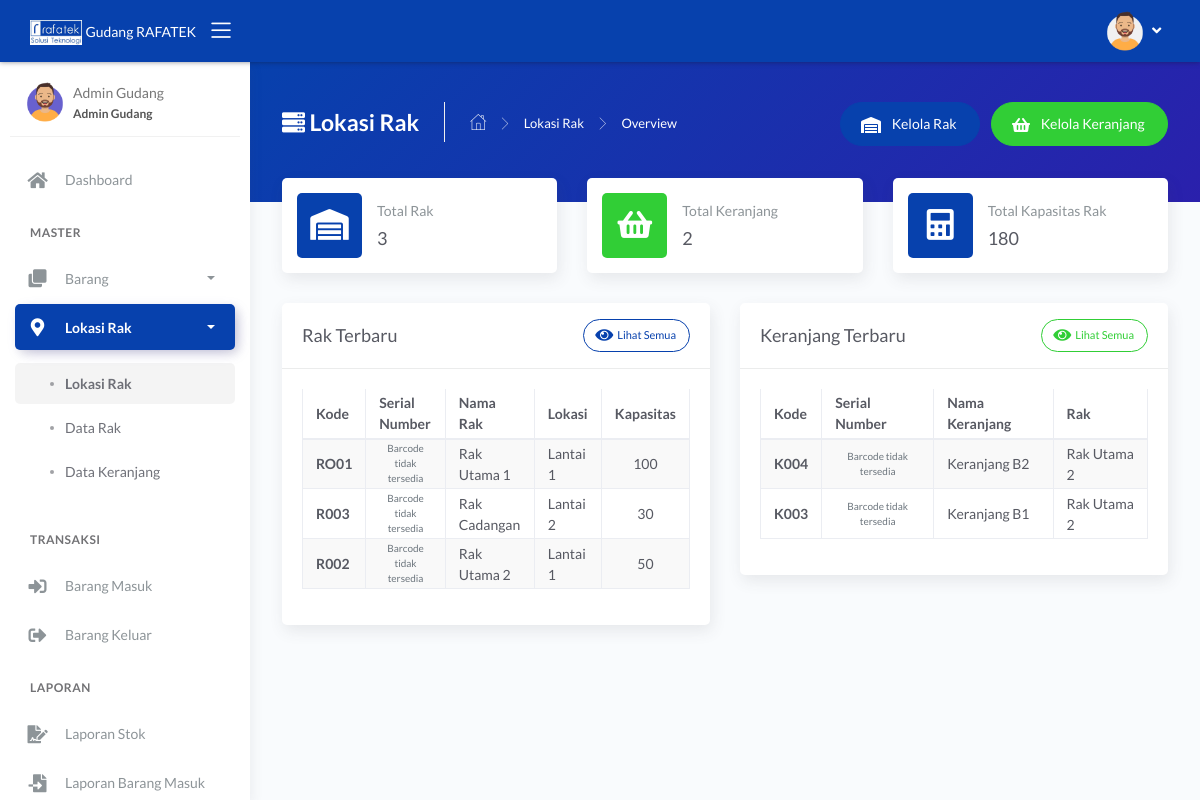
/main.php?module=lokasi_rak (signed in), run on the app's committed database.
### tables this page shows
CREATE TABLE `tbl_rak` (
  `id_rak` int NOT NULL,
  `kode_rak` varchar(10) NOT NULL,
  `nama_rak` varchar(100) NOT NULL,
  `lokasi` varchar(200) DEFAULT NULL,
  `kapasitas` int DEFAULT '0',
  `keterangan` text
);

CREATE TABLE `tbl_keranjang` (
  `id_keranjang` int NOT NULL,
  `kode_keranjang` varchar(10) NOT NULL,
  `nama_keranjang` varchar(100) NOT NULL,
  `id_rak` int DEFAULT NULL,
  `kapasitas` int DEFAULT '0',
  `kondisi` varchar(50) DEFAULT 'Baik',
  `keterangan` text
);

### modules/lokasi_rak/tampil_data.php (the view, shortened to what this page needs)
<?php
if (basename($_SERVER['PHP_SELF']) === basename(__FILE__)) {
  header('location: 404.html');
}
else {
?>
  <div class="panel-header bg-secondary-gradient">
    <div class="page-inner py-45">
      <div class="d-flex align-items-left align-items-md-top flex-column flex-md-row">
        <div class="page-header text-white">
          <h4 class="page-title text-white"><i class="fas fa-server"></i> Lokasi Rak</h4>
          <ul class="breadcrumbs">
            <li class="nav-home"><a href="?module=dashboard"><i class="flaticon-home text-white"></i></a></li>
            <li class="separator"><i class="flaticon-right-arrow"></i></li>
            <li class="nav-item"><a href="?module=lokasi_rak" class="text-white">Lokasi Rak</a></li>
            <li class="separator"><i class="flaticon-right-arrow"></i></li>
            <li class="nav-item"><a>Overview</a></li>
          </ul>
        </div>
        <div class="ml-md-auto py-2 py-md-0">
          <a href="?module=rak" class="btn btn-secondary btn-round mr-2">
            <span class="btn-label"><i class="fas fa-warehouse mr-2"></i></span> Kelola Rak
          </a>
          <a href="?module=keranjang" class="btn btn-success btn-round">
            <span class="btn-label"><i class="fas fa-shopping-basket mr-2"></i></span> Kelola Keranjang
          </a>
        </div>
      </div>
    </div>
  </div>
  <div class="page-inner mt--5">
    <div class="row justify-content-center">
      <div class="col-sm-6 col-md-4">
        <div class="card card-stats card-round">
          <div class="card-body">
            <div class="row align-items-center">
              <div class="col-icon">
                <div class="icon-big text-center icon-primary bubble-shadow-small">
                  <i class="fas fa-warehouse"></i>
                </div>
              </div>
              <div class="col col-stats ml-3 ml-sm-0">
                <div class="numbers">
                  <p class="card-category">Total Rak</p>
                  <h4 class="card-title">
                    <?php
                    $query_rak = mysqli_query($mysqli, "SELECT COUNT(*) as total FROM tbl_rak") or die('Ada kesalahan pada query : ' . mysqli_error($mysqli));
                    $total_rak = mysqli_fetch_assoc($query_rak)['total'];
                    echo $total_rak;
                    ?>
                  </h4>
                </div>
              </div>
            </div>
          </div>
        </div>
      </div>
      <div class="col-sm-6 col-md-4">
        <div class="card card-stats card-round">
          <div class="card-body">
            <div class="row align-items-center">
              <div class="col-icon">
                <div class="icon-big text-center icon-success bubble-shadow-small">
                  <i class="fas fa-shopping-basket"></i>
                </div>
              </div>
              <div class="col col-stats ml-3 ml-sm-0">
                <div class="numbers">
                  <p class="card-category">Total Keranjang</p>
                  <h4 class="card-title">
                    <?php
                    $query_keranjang = mysqli_query($mysqli, "SELECT COUNT(*) as total FROM tbl_keranjang") or die('Ada kesalahan pada query : ' . mysqli_error($mysqli));
                    $total_keranjang = mysqli_fetch_assoc($query_keranjang)['total'];
                    echo $total_keranjang;
                    ?>
                  </h4>
                </div>
              </div>
            </div>
          </div>
        </div>
      </div>
      <div class="col-sm-6 col-md-4">
        <div class="card card-stats card-round">
          <div class="card-body">
            <div class="row align-items-center">
              <div class="col-icon">
                <div class="icon-big text-center icon-info bubble-shadow-small">
                  <i class="fas fa-calculator"></i>
                </div>
              </div>
              <div class="col col-stats ml-3 ml-sm-0">
                <div class="numbers">
                  <p class="card-category">Total Kapasitas Rak</p>
                  <h4 class="card-title">
                    <?php
                    $query_kapasitas = mysqli_query($mysqli, "SELECT SUM(kapasitas) as total FROM tbl_rak") or die('Ada kesalahan pada query : ' . mysqli_error($mysqli));
                    $total_kapasitas = mysqli_fetch_assoc($query_kapasitas)['total'] ?? 0;
                    echo $total_kapasitas;
                    ?>
                  </h4>
                </div>
              </div>
            </div>
          </div>
        </div>
      </div>
    </div>
    <div class="row">
      <div class="col-md-6">
        <div class="card">
          <div class="card-header">
            <div class="card-head-row">
              <div class="card-title">Rak Terbaru</div>
              <div class="card-tools">
                <a href="?module=rak" class="btn btn-info btn-border btn-round btn-sm">
                  <span class="btn-label"><i class="fa fa-eye"></i></span> Lihat Semua
                </a>
              </div>
            </div>
          </div>
          <div class="card-body">
            <div class="table-responsive">
              <table class="table table-bordered table-striped">
                <thead>
                  <tr>
                    <th>Kode</th>
                    <th>Serial Number</th>
                    <th>Nama Rak</th>
                    <th>Lokasi</th>
                    <th>Kapasitas</th>
                  </tr>
                </thead>
                <tbody>
                  <?php
                  $query_rak_recent = mysqli_query($mysqli, "SELECT * FROM tbl_rak ORDER BY id_rak DESC LIMIT 5")
                                                   or die('Ada kesalahan pada query tampil data rak : ' . mysqli_error($mysqli));
                  while ($data_rak = mysqli_fetch_assoc($query_rak_recent)) { ?>
                    <tr>
                      <td><strong><?php echo $data_rak['kode_rak']; ?></strong></td>
                      <td class="text-center">
                        <div class="d-flex justify-content-center">
                          <small class="text-muted" style="display: none; font-size: 10px;">Barcode tidak tersedia</small>
                        </div>
                      </td>
                      <td><?php echo $data_rak['nama_rak']; ?></td>
                      <td><?php echo $data_rak['lokasi'] ?: '-'; ?></td>
                      <td class="text-center"><?php echo $data_rak['kapasitas']; ?></td>
                    </tr>
                  <?php } ?>
                </tbody>
              </table>
            </div>
          </div>
        </div>
      </div>
      <div class="col-md-6">
        <div class="card">
          <div class="card-header">
            <div class="card-head-row">
              <div class="card-title">Keranjang Terbaru</div>
              <div class="card-tools">
                <a href="?module=keranjang" class="btn btn-success btn-border btn-round btn-sm">
                  <span class="btn-label"><i class="fa fa-eye"></i></span> Lihat Semua
                </a>
              </div>
            </div>
          </div>
          <div class="card-body">
            <div class="table-responsive">
              <table class="table table-bordered table-striped">
                <thead>
                  <tr>
                    <th>Kode</th>
                    <th>Serial Number</th>
                    <th>Nama Keranjang</th>
                    <th>Rak</th>
                  </tr>
                </thead>
                <tbody>
                  <?php
                  $query_keranjang_recent = mysqli_query($mysqli, "SELECT k.*, r.nama_rak
                                                                  FROM tbl_keranjang k
                                                                  LEFT JOIN tbl_rak r ON k.id_rak = r.id_rak
                                                                  ORDER BY k.id_keranjang DESC LIMIT 5")
                                                         or die('Ada kesalahan pada query tampil data keranjang : ' . mysqli_error($mysqli));
                  while ($data_keranjang = mysqli_fetch_assoc($query_keranjang_recent)) { ?>
                    <tr>
                      <td><strong><?php echo $data_keranjang['kode_keranjang']; ?></strong></td>
                      <td class="text-center">
                        <div class="d-flex justify-content-center">
                          <small class="text-muted" style="display: none; font-size: 10px;">Barcode tidak tersedia</small>
                        </div>
                      </td>
                      <td><?php echo $data_keranjang['nama_keranjang']; ?></td>
                      <td><?php echo $data_keranjang['nama_rak'] ?: '-'; ?></td>
                    </tr>
                  <?php } ?>
                </tbody>
              </table>
            </div>
          </div>
        </div>
      </div>
    </div>
  </div>
<?php } ?>

### data on the page
tbl_rak: kode_rak "RO01", nama_rak "Rak Utama 1", lokasi "Lantai 1", kapasitas "100"
tbl_rak: kode_rak "R003", nama_rak "Rak Cadangan", lokasi "Lantai 2", kapasitas "30"
tbl_rak: kode_rak "R002", nama_rak "Rak Utama 2", lokasi "Lantai 1", kapasitas "50"
tbl_keranjang: kode_keranjang "K004", nama_keranjang "Keranjang B2", id_rak.nama_rak "Rak Utama 2"
tbl_keranjang: kode_keranjang "K003", nama_keranjang "Keranjang B1", id_rak.nama_rak "Rak Utama 2"

### other printed values
$_SESSION['nama_user'] "Admin Gudang"
$_SESSION['hak_akses'] "Admin Gudang"
$total_rak "3"
$total_keranjang "2"
$total_kapasitas "180"
